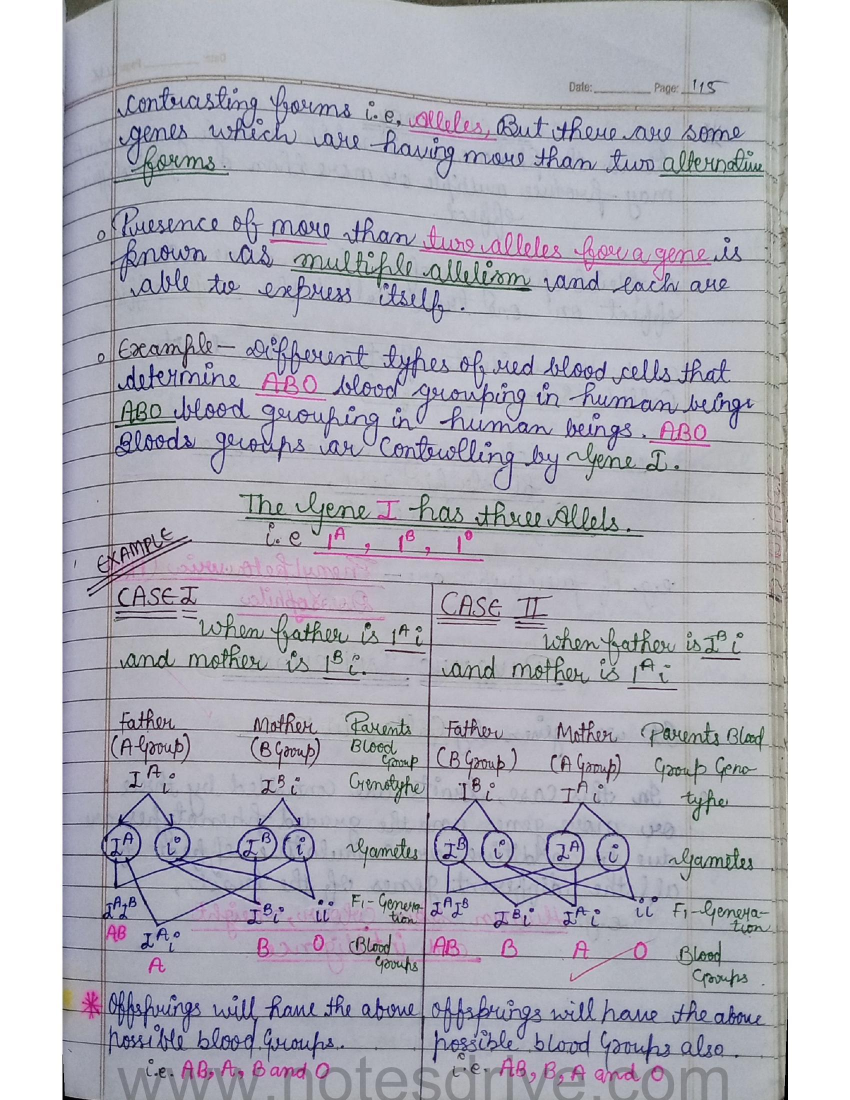
#> input picture datasets/notesbank/biology_02_0.jpg, 1700 x 2200 px (shown at 1/2 size)
$ python -i tutor.py   (imports and definitions only)
#> lines starting #> are read from the running program, lines starting #| are printed output that depends on the picture
#> further down, picture is the input picture: shape (2200, 1700, 3); mean B, G, R 189, 179, 179.6
"""
Sensei's tutoring loop: watches the camera frames, asks the vision model about the page
when something new is written, and decides what (if anything) to say.

Domain:
  PageWatcher   when to look: the page is still (hand lifted) and has new writing
  Brain         reads a page image and answers as JSON (OpenAI-compatible vision model)
  Assessment    what the brain saw: problem, steps, first wrong step, what Sensei could say
  Tutor         one 5-15 minute session: greeting, watching, hints that escalate on the same
                mistake, acknowledging fixes, time warnings, and a spoken wrap-up

The model reads and words things; this code decides *whether* to speak, so Sensei stays
quiet while the student is on track and never repeats itself too fast.
"""
import asyncio
import base64
import json
import logging
import os
import re
import time
from dataclasses import dataclass, field
from typing import Awaitable, Callable, Optional

import cv2
import httpx
import numpy as np

from jev import decide_utterance

log = logging.getLogger("sensei.tutor")

# --- When to look -------------------------------------------------------------------------
# Frames are compared as the fraction of pixels that changed by more than PIXEL_DIFF, on a
# blurred 320x240 gray copy. One new handwritten line changes ~0.2 % of pixels; a hand ~15 %.
PIXEL_DIFF = 25
MOTION_FRAC = float(os.environ.get("SENSEI_MOTION_FRAC", 0.02))    # vs previous sample: hand moving
CHANGE_FRAC = float(os.environ.get("SENSEI_CHANGE_FRAC", 0.0008))  # vs last judged page: new writing


def small_gray(img: np.ndarray) -> np.ndarray:
    g = cv2.cvtColor(cv2.resize(img, (320, 240)), cv2.COLOR_BGR2GRAY)
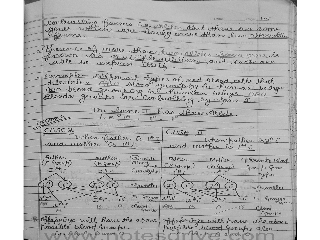
#> g: shape (240, 320); min 0, max 255, mean 180.4
    return cv2.GaussianBlur(g, (5, 5), 0)
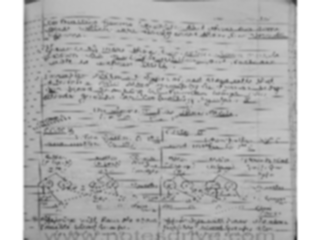
#> returned value: shape (240, 320); min 53, max 255, mean 180.4


def changed_frac(a: np.ndarray, b: np.ndarray) -> float:
    return np.count_nonzero(cv2.absdiff(a, b) > PIXEL_DIFF) / a.size


class PageWatcher:
    """Says when a page is worth judging: still for a while, and changed since last judged."""

    # A student pausing mid-stroke holds the pen still for a second or two, so a short window
    # catches half-written lines. Six samples (~3 s) is long enough that they have moved on.
    def __init__(self, still_samples: int = 6):
        self.still_samples = still_samples  # consecutive still samples (~0.5 s apart) needed
        self.prev: Optional[np.ndarray] = None
        self.judged: Optional[np.ndarray] = None
        self.still = 0

    def update(self, img: np.ndarray) -> bool:
        g = small_gray(img)
        moving = self.prev is None or changed_frac(g, self.prev) > MOTION_FRAC
#> moving = True
        self.still = 0 if moving else self.still + 1
#> self.still = 0
#> (the rest of the program and of its run is left out)
